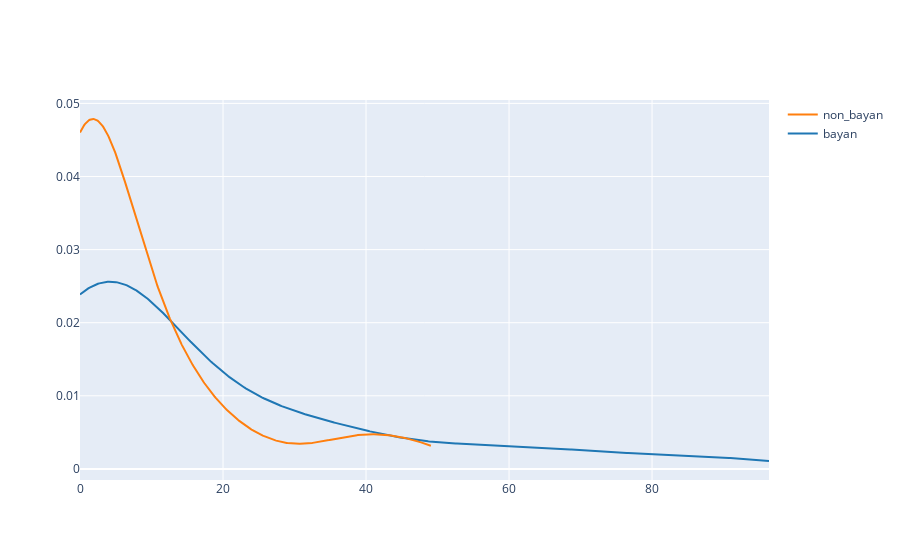

Source (notebook cell):
### Code cell
feature = 'artist_plays_30d'

bayan_data = df[feature][np.logical_or(target_bayan_artist, target_bayan_track)]
non_bayan_data = df[feature][np.logical_not(np.logical_or(target_bayan_artist, target_bayan_track))]
fig = ff.create_distplot([bayan_data, non_bayan_data], ['bayan', 'non_bayan'], bin_size=1, show_hist=False,
                         show_rug=False)
fig.show()

### Figure 1 — Plotly figure (JSON) as saved in the notebook; plotly's stock layout.template omitted (floating-point values rounded to 4 significant figures; data arrays with more than 128 entries replaced by an {"elided": "..."} marker saying what was removed)
{"data": [{"legendgroup": "bayan", "marker": {"color": "rgb(31, 119, 180)"}, "mode": "lines", "name": "bayan", "showlegend": true, "type": "scatter", "x": {"elided": "500 float values"}, "xaxis": "x", "y": {"elided": "500 float values"}, "yaxis": "y"}, {"legendgroup": "non_bayan", "marker": {"color": "rgb(255, 127, 14)"}, "mode": "lines", "name": "non_bayan", "showlegend": true, "type": "scatter", "x": {"elided": "500 float values"}, "xaxis": "x", "y": {"elided": "500 float values"}, "yaxis": "y"}], "layout": {"barmode": "overlay", "hovermode": "closest", "legend": {"traceorder": "reversed"}, "xaxis": {"anchor": "y2", "domain": [0, 1], "zeroline": false}, "yaxis": {"anchor": "free", "domain": [0, 1], "position": 0}}}
